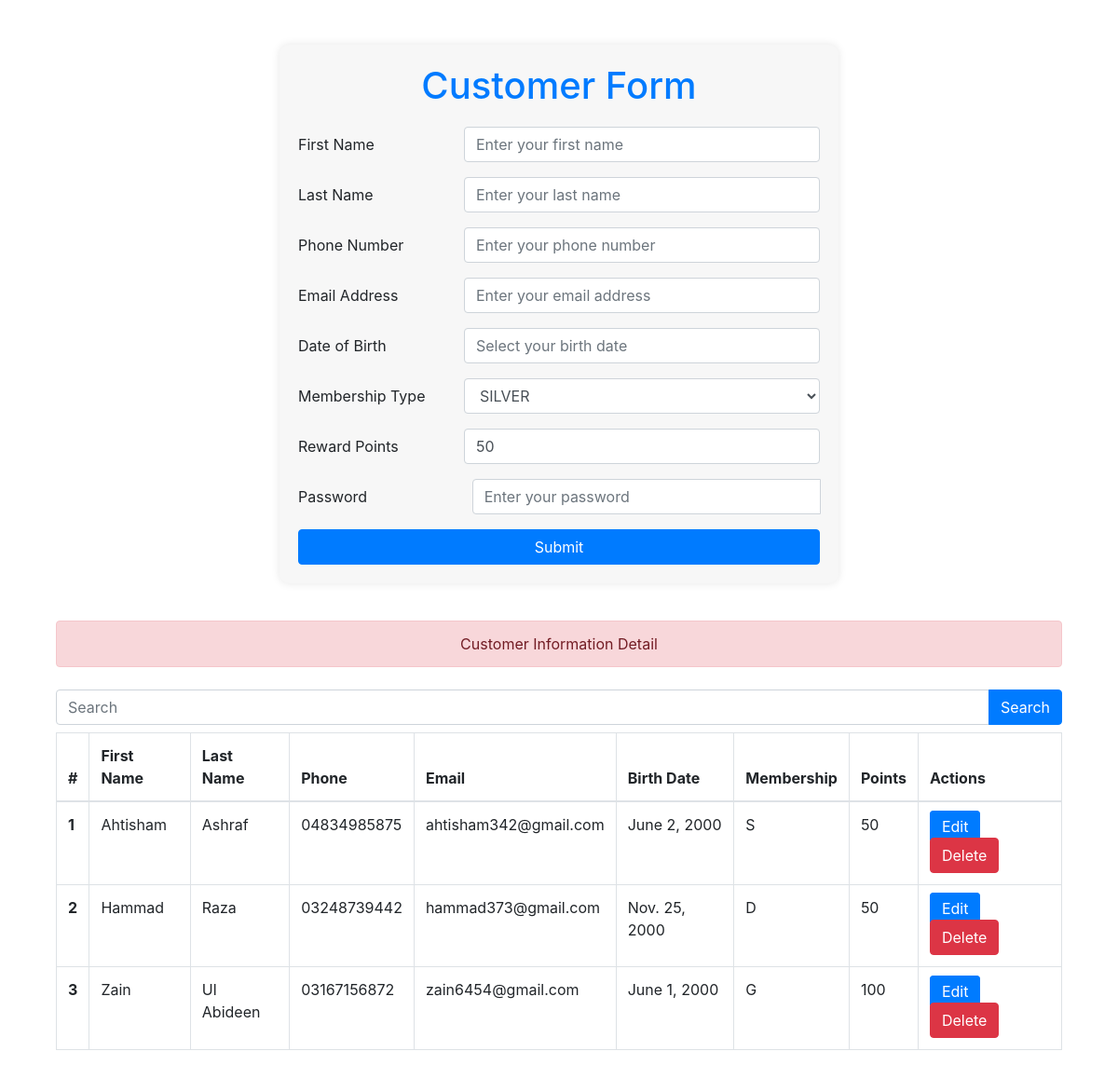
The page / on the database its author committed.
### apniapp/models.py (models this page shows, shortened)
class Customer(models.Model):
    MEMBERSHIP_SILVER = 'S'
    MEMBERSHIP_GOLD = 'G'
    MEMBERSHIP_DIAMOND = 'D'
    MEMBERSHIP_CHOICES = [
        (MEMBERSHIP_SILVER, 'SILVER'),
        (MEMBERSHIP_GOLD, 'GOLD'),
        (MEMBERSHIP_DIAMOND, 'DIAMOND'),
    ]
    First_name = models.CharField(max_length=200)
    Last_name = models.CharField(max_length=200)
    phone = models.CharField(max_length=255)
    Email = models.EmailField(max_length=250)
    birth_date = models.DateField(null=True)
    membership = models.CharField(
        max_length=1, choices=MEMBERSHIP_CHOICES, default=MEMBERSHIP_SILVER)
    points = models.IntegerField(default=50)
    password = models.CharField(max_length=128)
    class Meta:
        ordering = ['First_name', 'Last_name']

### apniapp/views.py (the view, shortened to what this page needs)
# urls.py: 2. Add a URL to urlpatterns:  path('', views.home, name='home')
def home(request):
    query = request.GET.get('search', '')
    C = Customer.objects.all()
    if request.method == 'POST':
        form = CustomerForm(request.POST)
        if form.is_valid():
            form.save()
            return redirect('home')  # Redirect to the same page or another page after saving
    else:
        form = CustomerForm()
    return render(request, 'index.html', {'form': form,'Customers':C})

### templates/index.html (shortened to what this page needs)
<!DOCTYPE html>
<html lang="en">
<head>
    <link rel="stylesheet" href="https://stackpath.bootstrapcdn.com/bootstrap/4.5.2/css/bootstrap.min.css">
    <link rel="stylesheet" href="https://cdnjs.cloudflare.com/ajax/libs/bootstrap-datepicker/1.9.0/css/bootstrap-datepicker.min.css">
</head>
<body>
    {% if form %}
    <div class="container mt-5">
        <div class="form-container">
            <h1 class="form-header text-center text-primary">Customer Form</h1>
            <form method="POST" novalidate>
                <div class="form-group">
                    <label for="id_First_name">{{ form.First_name.label }}</label>
                    {{ form.First_name }}
                </div>
                <div class="form-group">
                    <label for="id_Last_name">{{ form.Last_name.label }}</label>
                    {{ form.Last_name }}
                </div>
                <div class="form-group">
                    <label for="id_phone">{{ form.phone.label }}</label>
                    {{ form.phone }}
                </div>
                <div class="form-group">
                    <label for="id_Email">{{ form.Email.label }}</label>
                    {{ form.Email }}
                </div>
                <div class="form-group">
                    <label for="id_birth_date">{{ form.birth_date.label }}</label>
                    {{ form.birth_date }}
                </div>
                <div class="form-group">
                    <label for="id_membership">{{ form.membership.label }}</label>
                    {{ form.membership }}
                </div>
                <div class="form-group">
                    <label for="id_points">{{ form.points.label }}</label>
                    {{ form.points }}
                </div>
                <div class="form-group">
                    <label for="id_password">{{ form.password.label }}</label>
                    <div class="input-group">
                        {{ form.password }}
                    </div>
                </div>
                <button type="submit" class="btn btn-primary btn-block">Submit</button>
            </form>
        </div>
    </div>
    {% endif %}
    {% if Customers %}
    <div class="container">
        <div class="container pt-3">
          <div class="alert alert-danger mt-4 text-center" role="alert">
            Customer Information Detail
        </div>
        <div class="search-container mt-4 mb-2">
            <form method="GET" action="">
                <div class="input-group">
                    <input type="text" name="search" class="form-control" placeholder="Search" value="{{ C }}">
                    <div class="input-group-append">
                        <button class="btn btn-primary" type="submit">Search</button>
                    </div>
                </div>
            </form>
        </div>
        <table class="table table-bordered border-danger table-hover">
          <thead>
            <tr>
              <th scope="col">#</th>
              <th scope="col">First Name</th>
              <th scope="col">Last Name</th>
              <th scope="col">Phone</th>
              <th scope="col">Email</th>
              <th scope="col">Birth Date</th>
              <th scope="col">Membership</th>
              <th scope="col">Points</th>
              <th scope="col">Actions</th>
            </tr>
          </thead>
          <tbody>
            {% for customer in Customers %}
            <tr>
                    <th scope="row">{{ forloop.counter }}</th>
                    <td>{{ customer.First_name }}</td>
                    <td>{{ customer.Last_name }}</td>
                    <td>{{ customer.phone }}</td>
                    <td>{{ customer.Email }}</td>
                    <td>{{ customer.birth_date }}</td>
                    <td>{{ customer.membership }}</td>
                    <td>{{ customer.points }}</td>
              <td>
               <div class="d-inline">
                <a href="{% url "edit" customer.id %}" class="btn btn-primary d-inline">Edit</a>
                <form action="{% url 'delete' customer.id %}" class="d-inline">
                  <input class="btn btn-danger" type="submit" value="Delete">
                </form>
               </div>
              </td>
            </tr>
            {% endfor %}
          </tbody>
        </table>
      </div>
    </div>
    {% endif %}
</body>
</html>

### templates/index.html (style rules this page uses)
.form-container { max-width: 600px; margin: auto; padding: 20px; background-color: #f7f7f7; border-radius: 10px; box-shadow: 0 0 10px rgba(0, 0, 0, 0.1); }
.form-header { margin-bottom: 20px; }
.btn-primary { background-color: #007bff; border-color: #007bff; }
.form-group { display: flex; align-items: center; }
.form-group label { flex: 1; margin-bottom: 0; }
.form-group .form-control { flex: 2; }
.form-group .input-group { flex: 2; }

### rows shown on the page
Customer: First_name "Ahtisham", Last_name "Ashraf", phone "04834985875", Email "ahtisham342@gmail.com", birth_date "June 2, 2000", membership "S", points "50"
Customer: First_name "Hammad", Last_name "Raza", phone "03248739442", Email "hammad373@gmail.com", birth_date "Nov. 25, 2000", membership "D", points "50"
Customer: First_name "Zain", Last_name "Ul Abideen", phone "03167156872", Email "zain6454@gmail.com", birth_date "June 1, 2000", membership "G", points "100"
